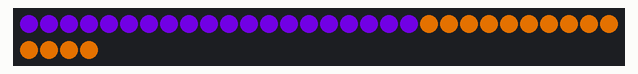
This sketch was run on a simulated Arduino Uno, built with avr-gcc and run on an emulated ATmega328P. Parts: 34 RGB LEDs in strip order, left to right, continuing on the next row. Dim RGB values are drawn brighter than linear.

Above: at 0.01 s.
At 0.53 s:
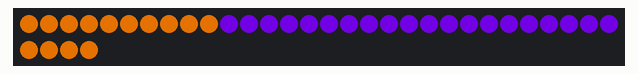
At 1.04 s:
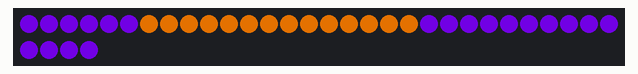
At 1.56 s:
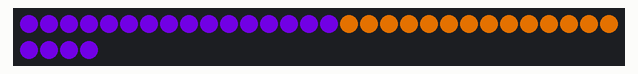
At 2.08 s:
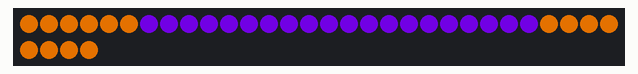

Measured:
- by itself, everything shown: repeats every 1.8 s, in 34 steps

The sketch:

marquee.ino
```cpp
#include <FastLED.h>
#include <string.h>

#define LED_PIN 7
#define NUM_LEDS  34
#define RED 0
#define ORANGE  32
#define YELLOW  64
#define GREEN 96
#define AQUA 128
#define BLUE 160
#define PURPLE 192
#define PINK 224

//setup


CRGB leds[NUM_LEDS];
static uint8_t hues[] = {ORANGE, PURPLE}; // first color is background, second color is marquee
int u = 20; // length of marquee
int d = 50; //speed


void setup() {
  FastLED.addLeds<WS2812, LED_PIN, GRB>(leds, NUM_LEDS);
  Serial.begin(9600);
}


void loop(){
  //marquee
  for (int i = 0; i < NUM_LEDS; i++){
    for (int j = 0; j < NUM_LEDS; j++){
      leds[j] = CHSV(hues[0], 255, 255);
    }
    for (int k = 0; k < u; k++){
      leds[(i+k)%NUM_LEDS] = CHSV(hues[1], 255, 255);
    }
    FastLED.show();
    delay(d);
  }
}
```
